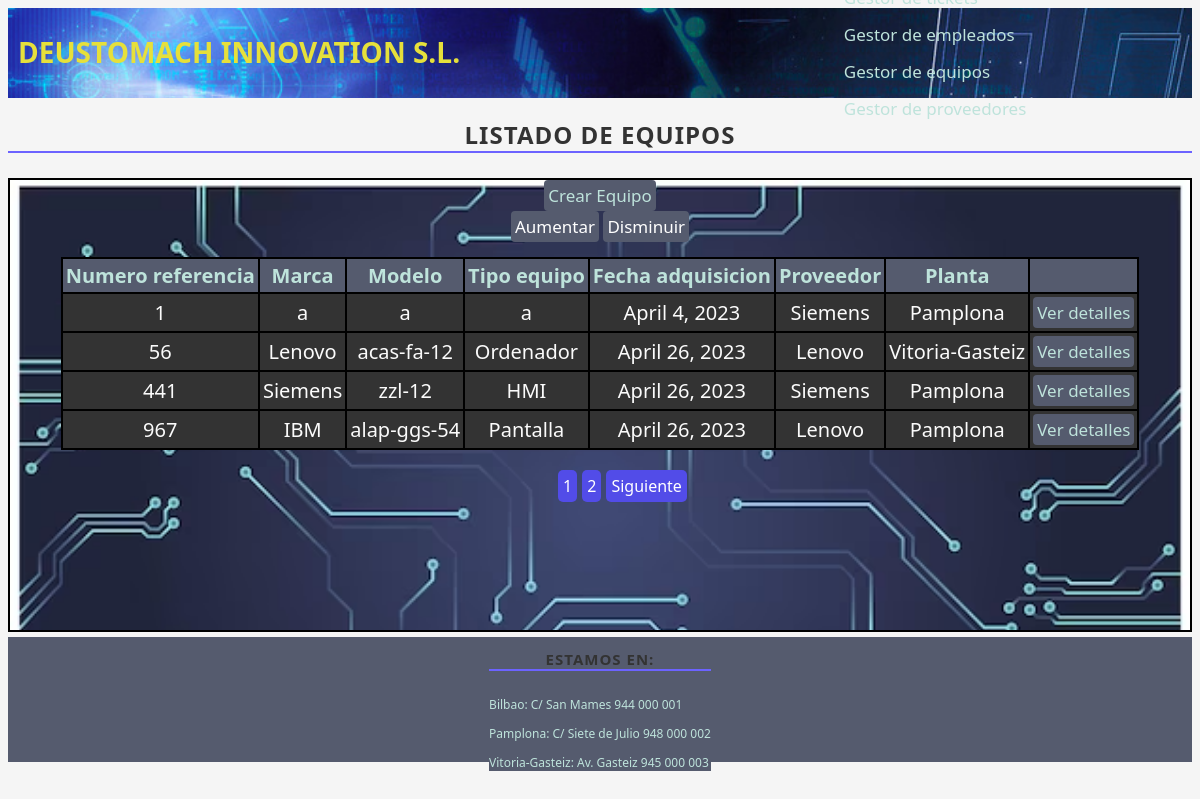
The page /aplicacion/equipos/ on the database as committed earlier.
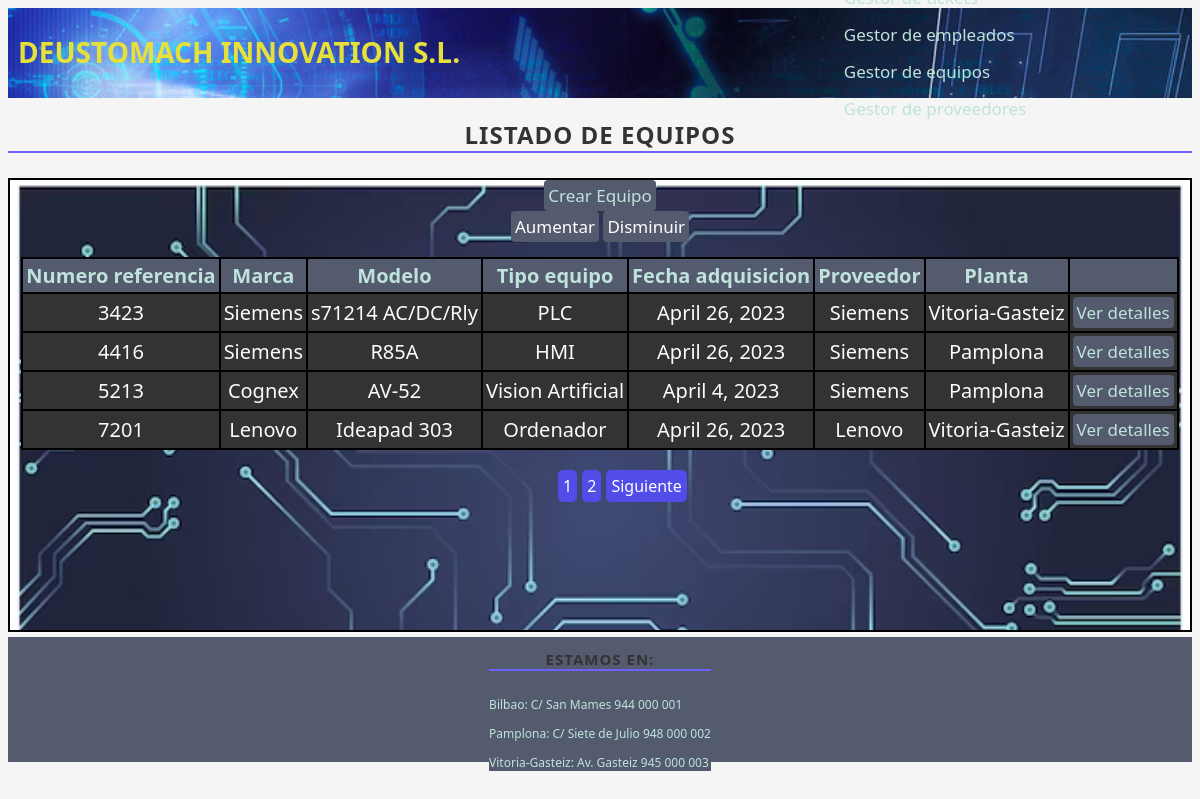
The same page on the database as committed later.
### app_reto1/models.py (models this page shows, shortened)
class Equipo(models.Model):
    num_serie = models.IntegerField()
    marca = models.CharField(max_length=20)
    modelo = models.CharField(max_length=50)
    tipo_equipo = models.CharField(max_length=20)
    fecha_adquisicion = models.DateField()
    fecha_puesta_marcha = models.DateField()
    proveedor = models.ForeignKey(Proveedor, on_delete=models.CASCADE)
    planta = models.ForeignKey(Planta, on_delete=models.CASCADE)

class Proveedor(models.Model):
    nombre = models.CharField(max_length=20)
    telefono = models.IntegerField()
    def __str__(self):
        return self.nombre

class Planta(models.Model):
    nombre = models.CharField(max_length=20)
    telefono = models.IntegerField()
    direccion = models.CharField(max_length=50)
    def __str__(self):
        return self.nombre

### app_reto1/views.py (the view, shortened to what this page needs)
# urls.py: path('equipos/', views.index_equpos, name='equipos'),
def index_equpos(request):
    busqueda = request.GET.get("buscar")
    equipos = get_list_or_404(Equipo.objects.order_by("num_serie"))
    page = request.GET.get("page", 1)
    try:
        paginator = Paginator(equipos, 4)
        equipos = paginator.page(page)
    except:
        raise Http404
    data = {"lista_equipos": equipos,
            "paginator": paginator}
    return render(request, "equipo_list.html", data)

### app_reto1/templates/equipo_list.html (shortened to what this page needs)
{% extends "base.html" %}
{% block contenido %}
<h2>Listado de equipos</h2>
<div class="divprincipal">
    <button class="boton"><a class="enlace" href="/aplicacion/equipos/create">Crear Equipo</a></button>
    {% if lista_equipos %}
    <div>
        <button class="boton" id="aumentar">Aumentar</button>
        <button class="boton" id="disminuir">Disminuir</button>
    </div>
    <div id="tamanos">
        <table>
            <tr>
                <th>Numero referencia</th>
                <th>Marca</th>
                <th>Modelo</th>
                <th>Tipo equipo</th>
                <th>Fecha adquisicion</th>
                <th>Proveedor</th>
                <th>Planta</th>
                <th></th>
            </tr>
            {% for e in lista_equipos %}
            <tr>
                <td>{{ e.num_serie}}</td>
                <td>{{ e.marca}}</td>
                <td>{{ e.modelo}}</td>
                <td>{{ e.tipo_equipo}}</td>
                <td>{{ e.fecha_adquisicion}}</td>
                <td>{{ e.proveedor}}</td>
                <td>{{ e.planta}}</td>
                <td>
                    <button class="boton"><a class="enlace" href="/aplicacion/equipos/{{ e.id }}">Ver
                            detalles</a></button>
                </td>
            </tr>
            {% endfor %}
        </table>
    </div>
    <div>
        {% include "paginadorequipo.html" %}
    </div>
</div>
{% else %}
<p>No hay Equipos creados.</p>
{% endif %}
{% endblock contenido %}

Rows that differ between the two databases and show on the page:
no longer on this page (row edited): Equipo: num_serie "967", marca "IBM", modelo "alap-ggs-54", tipo_equipo "Pantalla", fecha_adquisicion "April 26, 2023", proveedor "Lenovo", planta "Pamplona"
now on this page (row unchanged): Equipo: num_serie "3423", marca "Siemens", modelo "s71214 AC/DC/Rly", tipo_equipo "PLC", fecha_adquisicion "April 26, 2023", proveedor "Siemens", planta "Vitoria-Gasteiz"
changed Equipo "HMI": num_serie "441" → "4416"; modelo "zzl-12" → "R85A"; moves up the list
changed Equipo: num_serie "1" → "5213"; marca "a" → "Cognex"; modelo "a" → "AV-52"; tipo_equipo "a" → "Vision Artificial"
changed Equipo "Lenovo": num_serie "56" → "7201"; modelo "acas-fa-12" → "Ideapad 303"
